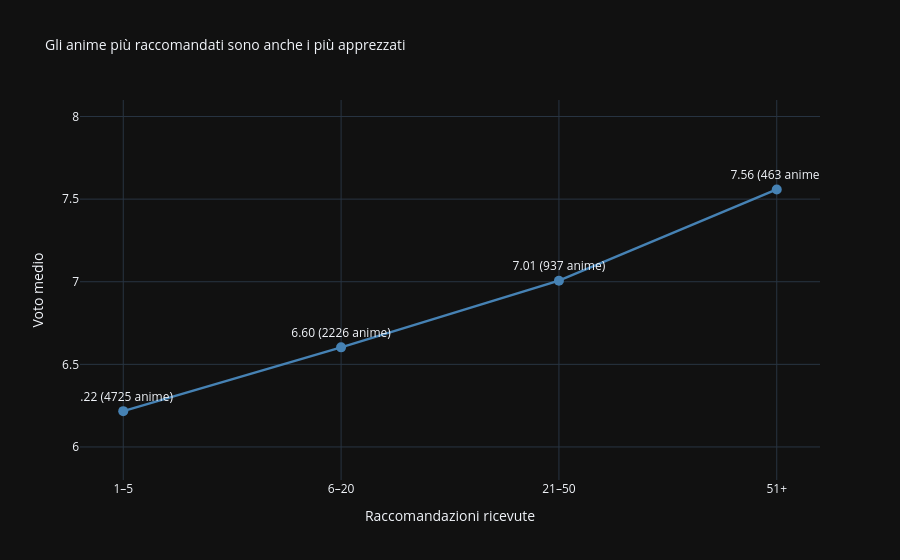

Notebook code cell kept with this figure:
### Markdown cell above
### Raccomandazioni e distribuzione dei voti

### Code cell
recs = df_recommendations.copy()
ratings_clean = df_ratings.copy()

# raccomandazioni ricevute per anime
rec_count = recs['recommendation_mal_id'].value_counts().reset_index()
rec_count.columns = ['anime_id', 'n_recs']
# voto medio per anime (almeno 100 voti)
anime_scores = (ratings_clean[ratings_clean['score'] > 0].groupby('anime_id')['score'].agg(avg_score='mean', n_ratings='count').reset_index())
anime_scores = anime_scores[anime_scores['n_ratings'] >= 100]
# unione e fasce
data = anime_scores.merge(rec_count, on='anime_id', how='inner')
bins = [0, 5, 20, 50, float('inf')]
tier_labels = ['1–5', '6–20', '21–50', '51+']
data['rec_tier'] = pd.cut(data['n_recs'], bins=bins, labels=tier_labels)

# voto medio e conteggio per fascia
summary = (data.groupby('rec_tier', observed=True)['avg_score'].agg(media='mean', n_anime='count').reset_index())
summary['etichetta'] = summary.apply(lambda r: f"{r['media']:.2f} ({int(r['n_anime'])} anime)", axis=1)
# creazione grafico con Plotly
fig = px.line(summary, x='rec_tier', y='media', markers=True, text='etichetta',
    title="Gli anime più raccomandati sono anche i più apprezzati",
    labels={'rec_tier': 'Raccomandazioni ricevute', 'media': 'Voto medio'},
    custom_data=['n_anime'])
fig.update_traces(
    marker=dict(size=10), line=dict(width=2.5, color='steelblue'),
    textposition='top center',
    hovertemplate='<b>%{x} raccomandazioni</b><br>'
                  'Voto medio: %{y:.2f}<br>'
                  'Anime: %{customdata[0]}<extra></extra>'
)
fig.update_layout(
    yaxis=dict(range=[5.8, 8.1]),
    hovermode="x unified",
    template="plotly_dark",
    title_font_size=14
)
fig.show()

### Figure 1 — Plotly figure (JSON) as saved in the notebook; plotly's stock layout.template omitted (floating-point values rounded to 4 significant figures)
{"data": [{"customdata": [[4725], [2226], [937], [463]], "hovertemplate": "<b>%{x} raccomandazioni</b><br>Voto medio: %{y:.2f}<br>Anime: %{customdata[0]}<extra></extra>", "legendgroup": "", "line": {"color": "steelblue", "dash": "solid", "width": 2.5}, "marker": {"symbol": "circle", "size": 10}, "mode": "lines+markers+text", "name": "", "orientation": "v", "showlegend": false, "text": ["6.22 (4725 anime)", "6.60 (2226 anime)", "7.01 (937 anime)", "7.56 (463 anime)"], "x": ["1–5", "6–20", "21–50", "51+"], "xaxis": "x", "y": [6.217, 6.603, 7.006, 7.559], "yaxis": "y", "type": "scatter", "textposition": "top center"}], "layout": {"xaxis": {"anchor": "y", "domain": [0.0, 1.0], "title": {"text": "Raccomandazioni ricevute"}}, "yaxis": {"anchor": "x", "domain": [0.0, 1.0], "title": {"text": "Voto medio"}, "range": [5.8, 8.1]}, "legend": {"tracegroupgap": 0}, "title": {"text": "Gli anime più raccomandati sono anche i più apprezzati", "font": {"size": 14}}, "hovermode": "x unified"}}
